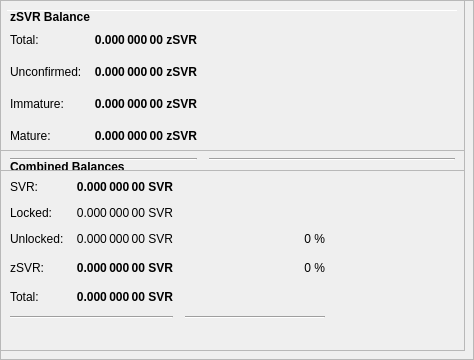
        <widget class="QFrame" name="frameObfuscation">
         <property name="minimumSize">
          <size>
           <width>0</width>
           <height>350</height>
          </size>
         </property>
         <property name="layoutDirection">
          <enum>Qt::LeftToRight</enum>
         </property>
         <property name="frameShape">
          <enum>QFrame::StyledPanel</enum>
         </property>
         <property name="frameShadow">
          <enum>QFrame::Raised</enum>
         </property>
         <widget class="QPushButton" name="runAutoDenom">
          <property name="geometry">
           <rect>
            <x>251</x>
            <y>17</y>
            <width>1</width>
            <height>1</height>
           </rect>
          </property>
          <property name="palette">
           <palette>
            <active>
             <colorrole role="WindowText">
              <brush brushstyle="SolidPattern">
               <color alpha="255">
                <red>0</red>
                <green>0</green>
                <blue>0</blue>
               </color>
              </brush>
             </colorrole>
             <colorrole role="Button">
              <brush brushstyle="SolidPattern">
               <color alpha="255">
                <red>239</red>
                <green>238</green>
                <blue>238</blue>
               </color>
              </brush>
             </colorrole>
             <colorrole role="Light">
              <brush brushstyle="SolidPattern">
               <color alpha="255">
                <red>255</red>
                <green>255</green>
                <blue>255</blue>
               </color>
              </brush>
             </colorrole>
             <colorrole role="Midlight">
              <brush brushstyle="SolidPattern">
               <color alpha="255">
                <red>247</red>
                <green>246</green>
                <blue>246</blue>
               </color>
              </brush>
             </colorrole>
             <colorrole role="Dark">
              <brush brushstyle="SolidPattern">
               <color alpha="255">
                <red>119</red>
                <green>119</green>
                <blue>119</blue>
               </color>
              </brush>
             </colorrole>
             <colorrole role="Mid">
              <brush brushstyle="SolidPattern">
               <color alpha="255">
                <red>159</red>
                <green>159</green>
                <blue>159</blue>
               </color>
              </brush>
             </colorrole>
             <colorrole role="Text">
              <brush brushstyle="SolidPattern">
               <color alpha="255">
                <red>0</red>
                <green>0</green>
                <blue>0</blue>
               </color>
              </brush>
             </colorrole>
             <colorrole role="BrightText">
              <brush brushstyle="SolidPattern">
               <color alpha="255">
                <red>255</red>
                <green>255</green>
                <blue>255</blue>
               </color>
              </brush>
             </colorrole>
             <colorrole role="ButtonText">
              <brush brushstyle="SolidPattern">
               <color alpha="255">
                <red>0</red>
                <green>0</green>
                <blue>0</blue>
               </color>
              </brush>
             </colorrole>
             <colorrole role="Base">
              <brush brushstyle="SolidPattern">
               <color alpha="255">
                <red>255</red>
                <green>255</green>
                <blue>255</blue>
               </color>
              </brush>
             </colorrole>
             <colorrole role="Window">
              <brush brushstyle="SolidPattern">
               <color alpha="255">
                <red>239</red>
                <green>238</green>
                <blue>238</blue>
               </color>
              </brush>
             </colorrole>
             <colorrole role="Shadow">
              <brush brushstyle="SolidPattern">
               <color alpha="255">
                <red>0</red>
                <green>0</green>
                <blue>0</blue>
               </color>
              </brush>
             </colorrole>
             <colorrole role="AlternateBase">
              <brush brushstyle="SolidPattern">
               <color alpha="255">
                <red>247</red>
                <green>246</green>
                <blue>246</blue>
               </color>
              </brush>
             </colorrole>
             <colorrole role="ToolTipBase">
              <brush brushstyle="SolidPattern">
               <color alpha="255">
                <red>255</red>
                <green>255</green>
                <blue>220</blue>
               </color>
              </brush>
             </colorrole>
             <colorrole role="ToolTipText">
              <brush brushstyle="SolidPattern">
               <color alpha="255">
                <red>0</red>
                <green>0</green>
                <blue>0</blue>
               </color>
              </brush>
             </colorrole>
            </active>
            <inactive>
             <colorrole role="WindowText">
              <brush brushstyle="SolidPattern">
               <color alpha="255">
                <red>0</red>
                <green>0</green>
                <blue>0</blue>
               </color>
              </brush>
             </colorrole>
             <colorrole role="Button">
              <brush brushstyle="SolidPattern">
               <color alpha="255">
                <red>239</red>
                <green>238</green>
                <blue>238</blue>
               </color>
              </brush>
             </colorrole>
             <colorrole role="Light">
              <brush brushstyle="SolidPattern">
               <color alpha="255">
                <red>255</red>
                <green>255</green>
                <blue>255</blue>
               </color>
              </brush>
             </colorrole>
             <colorrole role="Midlight">
              <brush brushstyle="SolidPattern">
               <color alpha="255">
                <red>247</red>
                <green>246</green>
                <blue>246</blue>
               </color>
              </brush>
             </colorrole>
             <colorrole role="Dark">
              <brush brushstyle="SolidPattern">
               <color alpha="255">
                <red>119</red>
                <green>119</green>
                <blue>119</blue>
               </color>
              </brush>
             </colorrole>
             <colorrole role="Mid">
              <brush brushstyle="SolidPattern">
               <color alpha="255">
                <red>159</red>
                <green>159</green>
                <blue>159</blue>
               </color>
              </brush>
             </colorrole>
             <colorrole role="Text">
              <brush brushstyle="SolidPattern">
               <color alpha="255">
                <red>0</red>
                <green>0</green>
                <blue>0</blue>
               </color>
              </brush>
             </colorrole>
             <colorrole role="BrightText">
              <brush brushstyle="SolidPattern">
               <color alpha="255">
                <red>255</red>
                <green>255</green>
                <blue>255</blue>
               </color>
              </brush>
             </colorrole>
             <colorrole role="ButtonText">
              <brush brushstyle="SolidPattern">
               <color alpha="255">
                <red>0</red>
                <green>0</green>
                <blue>0</blue>
               </color>
              </brush>
             </colorrole>
             <colorrole role="Base">
              <brush brushstyle="SolidPattern">
               <color alpha="255">
                <red>255</red>
                <green>255</green>
                <blue>255</blue>
               </color>
              </brush>
             </colorrole>
             <colorrole role="Window">
              <brush brushstyle="SolidPattern">
               <color alpha="255">
                <red>239</red>
                <green>238</green>
                <blue>238</blue>
               </color>
              </brush>
             </colorrole>
             <colorrole role="Shadow">
              <brush brushstyle="SolidPattern">
               <color alpha="255">
                <red>0</red>
                <green>0</green>
                <blue>0</blue>
               </color>
              </brush>
             </colorrole>
             <colorrole role="AlternateBase">
              <brush brushstyle="SolidPattern">
               <color alpha="255">
                <red>247</red>
                <green>246</green>
                <blue>246</blue>
               </color>
              </brush>
             </colorrole>
             <colorrole role="ToolTipBase">
              <brush brushstyle="SolidPattern">
               <color alpha="255">
                <red>255</red>
                <green>255</green>
                <blue>220</blue>
               </color>
              </brush>
             </colorrole>
             <colorrole role="ToolTipText">
              <brush brushstyle="SolidPattern">
               <color alpha="255">
                <red>0</red>
                <green>0</green>
                <blue>0</blue>
               </color>
              </brush>
             </colorrole>
            </inactive>
            <disabled>
             <colorrole role="WindowText">
              <brush brushstyle="SolidPattern">
               <color alpha="255">
                <red>119</red>
                <green>119</green>
                <blue>119</blue>
               </color>
              </brush>
             </colorrole>
             <colorrole role="Button">
              <brush brushstyle="SolidPattern">
               <color alpha="255">
                <red>239</red>
                <green>238</green>
                <blue>238</blue>
               </color>
              </brush>
             </colorrole>
             <colorrole role="Light">
              <brush brushstyle="SolidPattern">
               <color alpha="255">
                <red>255</red>
                <green>255</green>
                <blue>255</blue>
               </color>
              </brush>
             </colorrole>
             <colorrole role="Midlight">
              <brush brushstyle="SolidPattern">
               <color alpha="255">
                <red>247</red>
                <green>246</green>
                <blue>246</blue>
               </color>
              </brush>
             </colorrole>
             <colorrole role="Dark">
              <brush brushstyle="SolidPattern">
               <color alpha="255">
                <red>119</red>
                <green>119</green>
                <blue>119</blue>
               </color>
              </brush>
             </colorrole>
             <colorrole role="Mid">
              <brush brushstyle="SolidPattern">
               <color alpha="255">
                <red>159</red>
                <green>159</green>
                <blue>159</blue>
               </color>
              </brush>
             </colorrole>
             <colorrole role="Text">
              <brush brushstyle="SolidPattern">
               <color alpha="255">
                <red>119</red>
                <green>119</green>
                <blue>119</blue>
               </color>
              </brush>
             </colorrole>
             <colorrole role="BrightText">
              <brush brushstyle="SolidPattern">
               <color alpha="255">
                <red>255</red>
                <green>255</green>
                <blue>255</blue>
               </color>
              </brush>
             </colorrole>
             <colorrole role="ButtonText">
              <brush brushstyle="SolidPattern">
               <color alpha="255">
                <red>119</red>
                <green>119</green>
                <blue>119</blue>
               </color>
              </brush>
             </colorrole>
             <colorrole role="Base">
              <brush brushstyle="SolidPattern">
               <color alpha="255">
                <red>239</red>
                <green>238</green>
                <blue>238</blue>
               </color>
              </brush>
             </colorrole>
             <colorrole role="Window">
              <brush brushstyle="SolidPattern">
               <color alpha="255">
                <red>239</red>
                <green>238</green>
                <blue>238</blue>
               </color>
              </brush>
             </colorrole>
             <colorrole role="Shadow">
              <brush brushstyle="SolidPattern">
               <color alpha="255">
                <red>0</red>
                <green>0</green>
                <blue>0</blue>
               </color>
              </brush>
             </colorrole>
             <colorrole role="AlternateBase">
              <brush brushstyle="SolidPattern">
               <color alpha="255">
                <red>239</red>
                <green>238</green>
                <blue>238</blue>
               </color>
              </brush>
             </colorrole>
             <colorrole role="ToolTipBase">
              <brush brushstyle="SolidPattern">
               <color alpha="255">
                <red>255</red>
                <green>255</green>
                <blue>220</blue>
               </color>
              </brush>
             </colorrole>
             <colorrole role="ToolTipText">
              <brush brushstyle="SolidPattern">
               <color alpha="255">
                <red>0</red>
                <green>0</green>
                <blue>0</blue>
               </color>
              </brush>
             </colorrole>
            </disabled>
           </palette>
          </property>
          <property name="focusPolicy">
           <enum>Qt::NoFocus</enum>
          </property>
          <property name="autoFillBackground">
           <bool>true</bool>
          </property>
          <property name="text">
           <string/>
          </property>
          <property name="flat">
           <bool>true</bool>
          </property>
         </widget>
         <widget class="Line" name="line">
          <property name="geometry">
           <rect>
            <x>7</x>
            <y>10</y>
            <width>451</width>
            <height>1</height>
           </rect>
          </property>
          <property name="orientation">
           <enum>Qt::Horizontal</enum>
          </property>
         </widget>
         <widget class="QFrame" name="frame_3">
          <property name="geometry">
           <rect>
            <x>0</x>
            <y>150</y>
            <width>465</width>
            <height>201</height>
           </rect>
          </property>
          <property name="frameShape">
           <enum>QFrame::StyledPanel</enum>
          </property>
          <property name="frameShadow">
           <enum>QFrame::Raised</enum>
          </property>
          <layout class="QVBoxLayout" name="verticalLayout_5">
           <item>
            <layout class="QHBoxLayout" name="horizontalLayout_5" stretch="0">
             <item>
              <widget class="QLabel" name="label_5z">
               <property name="maximumSize">
                <size>
                 <width>16777215</width>
                 <height>20</height>
                </size>
               </property>
               <property name="font">
                <font>
                 <weight>75</weight>
                 <bold>true</bold>
                </font>
               </property>
               <property name="toolTip">
                <string>Combined Balances (including unconfirmed and immature coins)</string>
               </property>
               <property name="text">
                <string>&lt;html&gt;&lt;head/&gt;&lt;body&gt;&lt;p&gt;Combined Balances&lt;/p&gt;&lt;/body&gt;&lt;/html&gt;</string>
               </property>
              </widget>
             </item>
            </layout>
           </item>
           <item>
            <layout class="QGridLayout" name="gridLayout_3">
             <property name="spacing">
              <number>12</number>
             </property>
             <item row="7" column="0" colspan="2">
              <widget class="Line" name="lineSpendableBalance_3">
               <property name="orientation">
                <enum>Qt::Horizontal</enum>
               </property>
              </widget>
             </item>
             <item row="7" column="2">
              <widget class="Line" name="lineWatchBalance_3">
               <property name="sizePolicy">
                <sizepolicy hsizetype="Preferred" vsizetype="Fixed">
                 <horstretch>0</horstretch>
                 <verstretch>0</verstretch>
                </sizepolicy>
               </property>
               <property name="minimumSize">
                <size>
                 <width>140</width>
                 <height>0</height>
                </size>
               </property>
               <property name="orientation">
                <enum>Qt::Horizontal</enum>
               </property>
              </widget>
             </item>
             <item row="4" column="1">
              <widget class="QLabel" name="labelzBalancez">
               <property name="font">
                <font>
                 <weight>75</weight>
                 <bold>true</bold>
                </font>
               </property>
               <property name="cursor">
                <cursorShape>IBeamCursor</cursorShape>
               </property>
               <property name="toolTip">
                <string>Total of transactions that have yet to be confirmed, and do not yet count toward the spendable balance</string>
               </property>
               <property name="text">
                <string notr="true">0.000 000 00 SVR</string>
               </property>
               <property name="alignment">
                <set>Qt::AlignRight|Qt::AlignTrailing|Qt::AlignVCenter</set>
               </property>
               <property name="textInteractionFlags">
                <set>Qt::LinksAccessibleByMouse|Qt::TextSelectableByKeyboard|Qt::TextSelectableByMouse</set>
               </property>
              </widget>
             </item>
             <item row="6" column="1">
              <widget class="QLabel" name="labelTotalz">
               <property name="font">
                <font>
                 <weight>75</weight>
                 <bold>true</bold>
                </font>
               </property>
               <property name="cursor">
                <cursorShape>IBeamCursor</cursorShape>
               </property>
               <property name="toolTip">
                <string>Total Balance, including unconfirmed and immature coins.</string>
               </property>
               <property name="text">
                <string notr="true">0.000 000 00 SVR</string>
               </property>
               <property name="alignment">
                <set>Qt::AlignRight|Qt::AlignTrailing|Qt::AlignVCenter</set>
               </property>
               <property name="textInteractionFlags">
                <set>Qt::LinksAccessibleByMouse|Qt::TextSelectableByKeyboard|Qt::TextSelectableByMouse</set>
               </property>
              </widget>
             </item>
             <item row="4" column="3">
              <spacer name="horizontalSpacer_6">
               <property name="orientation">
                <enum>Qt::Horizontal</enum>
               </property>
               <property name="sizeHint" stdset="0">
                <size>
                 <width>40</width>
                 <height>20</height>
                </size>
               </property>
              </spacer>
             </item>
             <item row="6" column="0">
              <widget class="QLabel" name="labelTotalTextz">
               <property name="text">
                <string>Total:</string>
               </property>
              </widget>
             </item>
             <item row="1" column="0">
              <widget class="QLabel" name="labelBalanceTextz">
               <property name="text">
                <string>SVR:</string>
               </property>
              </widget>
             </item>
             <item row="1" column="1">
              <widget class="QLabel" name="labelBalancez">
               <property name="font">
                <font>
                 <weight>75</weight>
                 <bold>true</bold>
                </font>
               </property>
               <property name="cursor">
                <cursorShape>IBeamCursor</cursorShape>
               </property>
               <property name="toolTip">
                <string>Your current spendable balance</string>
               </property>
               <property name="text">
                <string notr="true">0.000 000 00 SVR</string>
               </property>
               <property name="alignment">
                <set>Qt::AlignRight|Qt::AlignTrailing|Qt::AlignVCenter</set>
               </property>
               <property name="textInteractionFlags">
                <set>Qt::LinksAccessibleByMouse|Qt::TextSelectableByKeyboard|Qt::TextSelectableByMouse</set>
               </property>
              </widget>
             </item>
             <item row="4" column="0">
              <widget class="QLabel" name="labelzBalanceTextz">
               <property name="toolTip">
                <string/>
               </property>
               <property name="text">
                <string>zSVR:</string>
               </property>
              </widget>
             </item>
             <item row="4" column="2">
              <widget class="QLabel" name="labelzSVRPercent">
               <property name="toolTip">
                <string>Current percentage of zSVR.
If AutoMint is enabled this percentage will settle around the configured AutoMint percentage (default = 10%)</string>
               </property>
               <property name="text">
                <string>0 %</string>
               </property>
               <property name="alignment">
                <set>Qt::AlignRight|Qt::AlignTrailing|Qt::AlignVCenter</set>
               </property>
              </widget>
             </item>
             <item row="6" column="2">
              <widget class="QLabel" name="label100Percent">
               <property name="text">
                <string/>
               </property>
               <property name="alignment">
                <set>Qt::AlignRight|Qt::AlignTrailing|Qt::AlignVCenter</set>
               </property>
              </widget>
             </item>
             <item row="2" column="1">
              <widget class="QLabel" name="labelLockedBalance">
               <property name="toolTip">
                <string>Locked SVR or Masternode collaterals. These are excluded from zSVR minting.</string>
               </property>
               <property name="text">
                <string>0.000 000 00 SVR</string>
               </property>
               <property name="alignment">
                <set>Qt::AlignRight|Qt::AlignTrailing|Qt::AlignVCenter</set>
               </property>
              </widget>
             </item>
             <item row="2" column="0">
              <widget class="QLabel" name="labelLockedBalanceText">
               <property name="toolTip">
                <string>Locked SVR or Masternode collaterals. These are excluded from zSVR minting.</string>
               </property>
               <property name="text">
                <string>Locked:</string>
               </property>
              </widget>
             </item>
             <item row="3" column="0">
              <widget class="QLabel" name="labelUnLockedBalanceText">
               <property name="toolTip">
                <string>Unlocked SVRs. These can be used for zSVR minting.</string>
               </property>
               <property name="text">
                <string>Unlocked:</string>
               </property>
              </widget>
             </item>
             <item row="3" column="1">
              <widget class="QLabel" name="labelUnLockedBalance">
               <property name="toolTip">
                <string>Unlocked SVRs. These can be used for zSVR minting.</string>
               </property>
               <property name="text">
                <string>0.000 000 00 SVR</string>
               </property>
               <property name="alignment">
                <set>Qt::AlignRight|Qt::AlignTrailing|Qt::AlignVCenter</set>
               </property>
              </widget>
             </item>
             <item row="3" column="2">
              <widget class="QLabel" name="labelSVRPercent">
               <property name="text">
                <string>0 %</string>
               </property>
               <property name="alignment">
                <set>Qt::AlignRight|Qt::AlignTrailing|Qt::AlignVCenter</set>
               </property>
              </widget>
             </item>
            </layout>
           </item>
           <item>
            <spacer name="verticalSpacer">
             <property name="orientation">
              <enum>Qt::Vertical</enum>
             </property>
             <property name="sizeHint" stdset="0">
              <size>
               <width>20</width>
               <height>40</height>
              </size>
             </property>
            </spacer>
           </item>
          </layout>
         </widget>
         <widget class="QFrame" name="frame_4">
          <property name="geometry">
           <rect>
            <x>0</x>
            <y>0</y>
            <width>465</width>
            <height>171</height>
           </rect>
          </property>
          <property name="frameShape">
           <enum>QFrame::StyledPanel</enum>
          </property>
          <property name="frameShadow">
           <enum>QFrame::Raised</enum>
          </property>
          <layout class="QVBoxLayout" name="verticalLayout_7">
           <item>
            <layout class="QHBoxLayout" name="horizontalLayout_8" stretch="0">
             <item>
              <widget class="QLabel" name="label_5z_3">
               <property name="maximumSize">
                <size>
                 <width>16777215</width>
                 <height>20</height>
                </size>
               </property>
               <property name="font">
                <font>
                 <weight>75</weight>
                 <bold>true</bold>
                </font>
               </property>
               <property name="text">
                <string>zSVR Balance</string>
               </property>
              </widget>
             </item>
            </layout>
           </item>
           <item>
            <layout class="QGridLayout" name="gridLayout_5">
             <property name="spacing">
              <number>12</number>
             </property>
             <item row="4" column="0">
              <widget class="QLabel" name="labelzBalanceMatureText">
               <property name="toolTip">
                <string>Mature: more than 20 confirmation and more than 1 mints of the same denomination after it was minted.
These zSVR are spendable.</string>
               </property>
               <property name="text">
                <string>Mature:</string>
               </property>
              </widget>
             </item>
             <item row="5" column="0" colspan="2">
              <widget class="Line" name="lineSpendableBalance_5">
               <property name="orientation">
                <enum>Qt::Horizontal</enum>
               </property>
              </widget>
             </item>
             <item row="1" column="1">
              <widget class="QLabel" name="labelzBalance">
               <property name="font">
                <font>
                 <weight>75</weight>
                 <bold>true</bold>
                </font>
               </property>
               <property name="cursor">
                <cursorShape>IBeamCursor</cursorShape>
               </property>
               <property name="toolTip">
                <string>All available zSVR, unconfirmed and immature zSVR included.</string>
               </property>
               <property name="text">
                <string notr="true">0.000 000 00 zSVR</string>
               </property>
               <property name="alignment">
                <set>Qt::AlignRight|Qt::AlignTrailing|Qt::AlignVCenter</set>
               </property>
               <property name="textInteractionFlags">
                <set>Qt::LinksAccessibleByMouse|Qt::TextSelectableByKeyboard|Qt::TextSelectableByMouse</set>
               </property>
              </widget>
             </item>
             <item row="5" column="2">
              <widget class="Line" name="lineWatchBalance_5">
               <property name="sizePolicy">
                <sizepolicy hsizetype="Preferred" vsizetype="Fixed">
                 <horstretch>0</horstretch>
                 <verstretch>0</verstretch>
                </sizepolicy>
               </property>
               <property name="minimumSize">
                <size>
                 <width>140</width>
                 <height>0</height>
                </size>
               </property>
               <property name="orientation">
                <enum>Qt::Horizontal</enum>
               </property>
              </widget>
             </item>
             <item row="1" column="0">
              <widget class="QLabel" name="labelzBalanceText">
               <property name="toolTip">
                <string>All available zSVR, unconfirmed and immature zSVR included.</string>
               </property>
               <property name="text">
                <string>Total:</string>
               </property>
              </widget>
             </item>
             <item row="1" column="2">
              <spacer name="horizontalSpacer_8">
               <property name="orientation">
                <enum>Qt::Horizontal</enum>
               </property>
               <property name="sizeHint" stdset="0">
                <size>
                 <width>40</width>
                 <height>20</height>
                </size>
               </property>
              </spacer>
             </item>
             <item row="4" column="2">
              <spacer name="horizontalSpacer_4">
               <property name="orientation">
                <enum>Qt::Horizontal</enum>
               </property>
               <property name="sizeHint" stdset="0">
                <size>
                 <width>40</width>
                 <height>20</height>
                </size>
               </property>
              </spacer>
             </item>
             <item row="4" column="1">
              <widget class="QLabel" name="labelzBalanceMature">
               <property name="font">
                <font>
                 <weight>75</weight>
                 <bold>true</bold>
                </font>
               </property>
               <property name="toolTip">
                <string>Mature: more than 20 confirmation and more than 1 mints of the same denomination after it was minted.
These zSVR are spendable.</string>
               </property>
               <property name="text">
                <string>0.000 000 00 zSVR</string>
               </property>
               <property name="alignment">
                <set>Qt::AlignRight|Qt::AlignTrailing|Qt::AlignVCenter</set>
               </property>
              </widget>
             </item>
             <item row="2" column="0">
              <widget class="QLabel" name="labelzBalanceUnconfirmedText">
               <property name="toolTip">
                <string>Unconfirmed: less than 20 confirmations
Immature: confirmed, but less than 1 mints of the same denomination after it was minted</string>
               </property>
               <property name="text">
                <string>Unconfirmed:</string>
               </property>
              </widget>
             </item>
             <item row="2" column="1">
              <widget class="QLabel" name="labelzBalanceUnconfirmed">
               <property name="font">
                <font>
                 <weight>75</weight>
                 <bold>true</bold>
                </font>
               </property>
               <property name="toolTip">
                <string>Unconfirmed: less than 20 confirmations
Immature: confirmed, but less than 1 mints of the same denomination after it was minted</string>
               </property>
               <property name="text">
                <string>0.000 000 00 zSVR</string>
               </property>
               <property name="alignment">
                <set>Qt::AlignRight|Qt::AlignTrailing|Qt::AlignVCenter</set>
               </property>
              </widget>
             </item>
             <item row="2" column="2">
              <spacer name="horizontalSpacer_5">
               <property name="orientation">
                <enum>Qt::Horizontal</enum>
               </property>
               <property name="sizeHint" stdset="0">
                <size>
                 <width>40</width>
                 <height>20</height>
                </size>
               </property>
              </spacer>
             </item>
             <item row="3" column="0">
              <widget class="QLabel" name="labelzBalanceImmatureText">
               <property name="toolTip">
                <string>Unconfirmed: less than 20 confirmations
Immature: confirmed, but less than 1 mints of the same denomination after it was minted</string>
               </property>
               <property name="text">
                <string>Immature:</string>
               </property>
              </widget>
             </item>
             <item row="3" column="1">
              <widget class="QLabel" name="labelzBalanceImmature">
               <property name="font">
                <font>
                 <weight>75</weight>
                 <bold>true</bold>
                </font>
               </property>
               <property name="toolTip">
                <string>Unconfirmed: less than 20 confirmations
Immature: confirmed, but less than 1 mints of the same denomination after it was minted</string>
               </property>
               <property name="text">
                <string>0.000 000 00 zSVR</string>
               </property>
               <property name="alignment">
                <set>Qt::AlignRight|Qt::AlignTrailing|Qt::AlignVCenter</set>
               </property>
              </widget>
             </item>
             <item row="3" column="2">
              <spacer name="horizontalSpacer_7">
               <property name="orientation">
                <enum>Qt::Horizontal</enum>
               </property>
               <property name="sizeHint" stdset="0">
                <size>
                 <width>40</width>
                 <height>20</height>
                </size>
               </property>
              </spacer>
             </item>
            </layout>
           </item>
          </layout>
         </widget>
        </widget>
